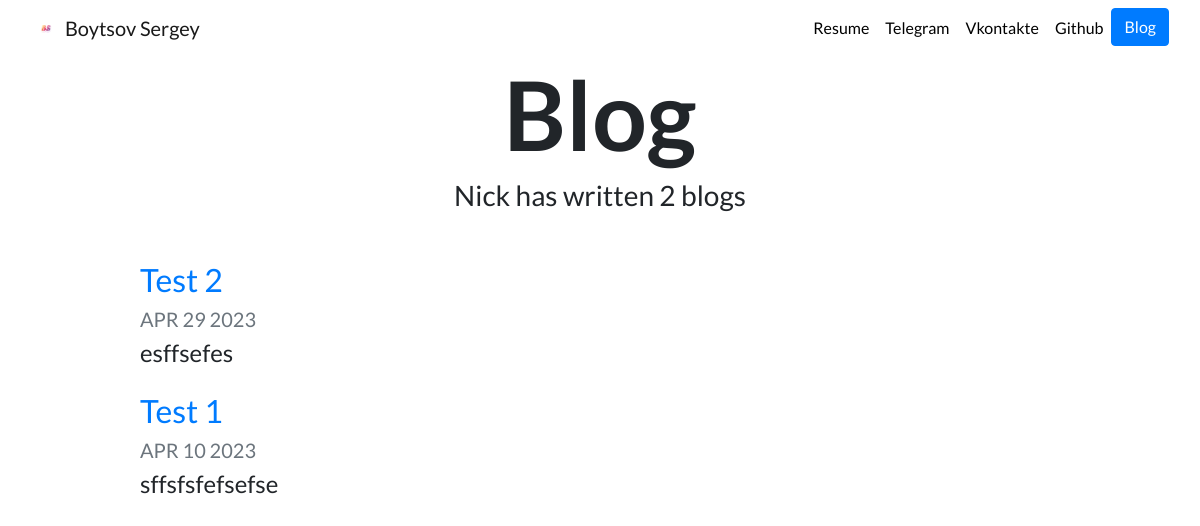
The page /blog/ on the database as committed earlier.
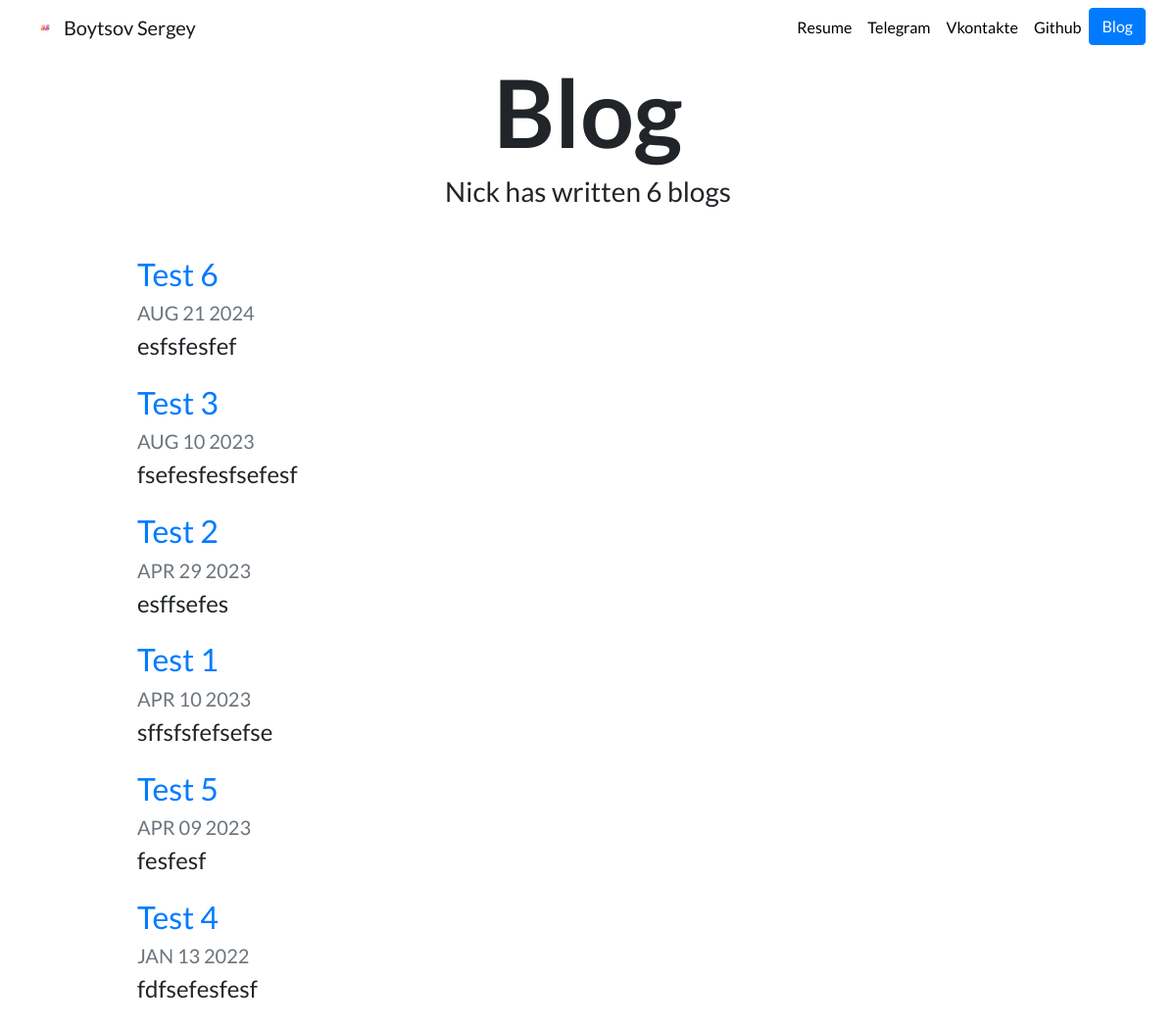
The same page on the database as committed later.
### blog/models.py (models this page shows, shortened)
class Blog(models.Model):
    title = models.CharField(max_length=200)
    description = models.TextField()
    date = models.DateField()

### blog/views.py (the view)
# urls.py: path('', views.all_blogs, name='all_blogs'),
def all_blogs(request):
    blogs = Blog.objects.order_by('-date')
    return render(request, 'blog/all_blogs.html', {'blogs': blogs})

### blog/templates/blog/all_blogs.html
{% extends 'portfolio/base.html' %}
{% load static %}
{% block content %}
    <h1 id="blogtitle" class="font-weight-bold text-center">Blog</h1>
    <h3 class="text-center mb-5">Nick has written {{ blogs.count }} blog{{ blogs.count|pluralize }}</h3>
{% for blog in blogs %}
<div class="row justify-content-center my-3">
  <div class="col-md-10">
    <a href="{% url 'blog:detail' blog.id %}">
      <h2>{{ blog.title }}</h2>
    </a>
    <h5 class="text-muted">{{ blog.date|date:'M d Y'|upper }}</h5>
    <h4>{{ blog.description|striptags|truncatechars:100 }}</h4>
  </div>
</div>
{% endfor %}
{% endblock %}

Rows that differ between the two databases and show on the page:
added Blog: title "Test 6", date "AUG 21 2024", description "esfsfesfef"
added Blog: title "Test 3", date "AUG 10 2023", description "fsefesfesfsefesf"
added Blog: title "Test 5", date "APR 09 2023", description "fesfesf"
added Blog: title "Test 4", date "JAN 13 2022", description "fdfsefesfesf"
Other text that changed with them:
{{ blogs.count }}: "2" → "6"
